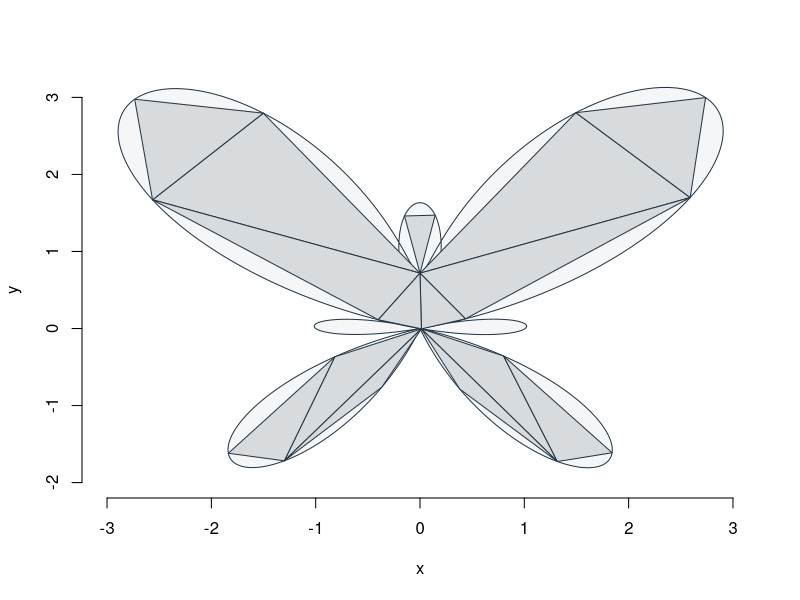

Write the R code that produced this figure.
################################################################################
# Autores: Gonzalo Ortega - Sergio Hernandez                                   #
#                                                                              #
# Fecha: 24/02/22                                                              #
#                                                                              #
# Practica 1: Hallar el area de una figura plana mediante triangulos.          #
#                                                                              #
################################################################################

# Parametro para recorrer la curva
t <- seq(0, 2*pi, by = 0.01)

# Curva parametrizada con forma de mariposa
x = sin(t) * (exp(1)^cos(t) - 2*cos(4*t) - sin(t/12)^5)
y = cos(t) * (exp(1)^cos(t) - 2*cos(4*t) - sin(t/12)^5)

# Colores a utilizar
bg_color <- "#F4F6F7"
triangle_color <- "#D7DBDD"
border_color <- "#273746"

# Se pinta la curva
plot(c(-3, 3), c(-2, 3), type = "n", xlab = "x", ylab = "y", axes = FALSE)
axis(1)
axis(2)
polygon(x, y, col = bg_color, border = border_color)

# Se hace una aproximacion rudimentaria de la figura trazando triangulos 
# en su interior de forma manual:

# Se crea una lista para almacenar los triangulos:
tl <- list()

# Ala superior derecha
tl[[1]] <- c(1, 50, 100)
tl[[2]] <- c(50, 75, 100)
tl[[3]] <- c(1, 100, 130)

# Ala superior izquierda
tl[[4]] <- c(1, 630-50, 630-100)
tl[[5]] <- c(630-50, 630-75, 630-100)
tl[[6]] <- c(1, 630-100, 630-130)

# Ala inferior derecha
tl[[7]] <- c(188, 200, 250)
tl[[8]] <- c(200, 230, 250)
tl[[9]] <- c(188, 270, 250)

# Ala inferior izquierda
tl[[10]] <- c(188, 630-200, 630-250)
tl[[11]] <- c(630-200, 630-230, 630-250)
tl[[12]] <- c(188, 630-270, 630-250)

# Cuerpo
tl[[13]] <- c(1, 130, 188)
tl[[14]] <- c(1, 630-130, 188)

# Cabeza
tl[[15]] <- c(1, 630-305, 305)

# Dibujamos los triangulos
for (i in tl) {
  polygon(c(x[i[1]], x[i[2]], x[i[3]]),
          c(y[i[1]], y[i[2]], y[i[3]]),
          lwd = 1, col = triangle_color, border = border_color)
}

# Calculamos el area
area = 0
for (i in tl) {
  v <- c(x[i[2]] - x[i[1]], y[i[2]] - y[i[1]])
  w <- c(x[i[3]] - x[i[1]], y[i[3]] - y[i[1]])
  M <- matrix(c(v, w), 2, 2)
  triangle_area = abs(det(M))/2
  area = area + triangle_area
}
area












